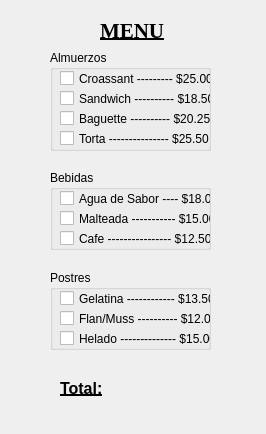
<?xml version="1.0" encoding="UTF-8"?>
<ui version="4.0">
 <class>Dialog</class>
 <widget class="QDialog" name="Dialog">
  <property name="geometry">
   <rect>
    <x>0</x>
    <y>0</y>
    <width>266</width>
    <height>434</height>
   </rect>
  </property>
  <property name="windowTitle">
   <string>Restaurante</string>
  </property>
  <widget class="QLabel" name="Titulo_Label">
   <property name="geometry">
    <rect>
     <x>100</x>
     <y>20</y>
     <width>71</width>
     <height>21</height>
    </rect>
   </property>
   <property name="font">
    <font>
     <family>Times New Roman</family>
     <pointsize>16</pointsize>
     <weight>75</weight>
     <bold>true</bold>
     <underline>true</underline>
    </font>
   </property>
   <property name="text">
    <string>MENU</string>
   </property>
  </widget>
  <widget class="QGroupBox" name="Bebidas">
   <property name="geometry">
    <rect>
     <x>50</x>
     <y>170</y>
     <width>161</width>
     <height>80</height>
    </rect>
   </property>
   <property name="title">
    <string>Bebidas</string>
   </property>
   <widget class="QCheckBox" name="AguaSabor">
    <property name="geometry">
     <rect>
      <x>10</x>
      <y>20</y>
      <width>151</width>
      <height>17</height>
     </rect>
    </property>
    <property name="text">
     <string>Agua de Sabor ---- $18.00</string>
    </property>
   </widget>
   <widget class="QCheckBox" name="Malteada">
    <property name="geometry">
     <rect>
      <x>10</x>
      <y>40</y>
      <width>151</width>
      <height>17</height>
     </rect>
    </property>
    <property name="text">
     <string>Malteada ----------- $15.00</string>
    </property>
   </widget>
   <widget class="QCheckBox" name="Cafe">
    <property name="geometry">
     <rect>
      <x>10</x>
      <y>60</y>
      <width>151</width>
      <height>17</height>
     </rect>
    </property>
    <property name="text">
     <string>Cafe ---------------- $12.50</string>
    </property>
   </widget>
  </widget>
  <widget class="QGroupBox" name="Postres">
   <property name="geometry">
    <rect>
     <x>50</x>
     <y>270</y>
     <width>161</width>
     <height>80</height>
    </rect>
   </property>
   <property name="title">
    <string>Postres</string>
   </property>
   <widget class="QCheckBox" name="Gelatina">
    <property name="geometry">
     <rect>
      <x>10</x>
      <y>20</y>
      <width>151</width>
      <height>17</height>
     </rect>
    </property>
    <property name="text">
     <string>Gelatina ------------ $13.50</string>
    </property>
   </widget>
   <widget class="QCheckBox" name="Flan">
    <property name="geometry">
     <rect>
      <x>10</x>
      <y>40</y>
      <width>151</width>
      <height>17</height>
     </rect>
    </property>
    <property name="text">
     <string>Flan/Muss ---------- $12.00</string>
    </property>
   </widget>
   <widget class="QCheckBox" name="Helado">
    <property name="geometry">
     <rect>
      <x>10</x>
      <y>60</y>
      <width>151</width>
      <height>17</height>
     </rect>
    </property>
    <property name="text">
     <string>Helado -------------- $15.00</string>
    </property>
   </widget>
  </widget>
  <widget class="QLabel" name="Precio_label">
   <property name="geometry">
    <rect>
     <x>60</x>
     <y>380</y>
     <width>51</width>
     <height>16</height>
    </rect>
   </property>
   <property name="font">
    <font>
     <family>Arial</family>
     <pointsize>12</pointsize>
     <weight>75</weight>
     <italic>false</italic>
     <bold>true</bold>
     <underline>true</underline>
    </font>
   </property>
   <property name="text">
    <string>Total:</string>
   </property>
  </widget>
  <widget class="QLabel" name="Precio_Outout">
   <property name="geometry">
    <rect>
     <x>120</x>
     <y>380</y>
     <width>101</width>
     <height>16</height>
    </rect>
   </property>
   <property name="font">
    <font>
     <pointsize>12</pointsize>
    </font>
   </property>
   <property name="text">
    <string/>
   </property>
  </widget>
  <widget class="QGroupBox" name="Almuerzos">
   <property name="geometry">
    <rect>
     <x>50</x>
     <y>50</y>
     <width>161</width>
     <height>101</height>
    </rect>
   </property>
   <property name="title">
    <string>Almuerzos</string>
   </property>
   <widget class="QCheckBox" name="Croassant">
    <property name="geometry">
     <rect>
      <x>10</x>
      <y>20</y>
      <width>151</width>
      <height>17</height>
     </rect>
    </property>
    <property name="text">
     <string>Croassant --------- $25.00</string>
    </property>
   </widget>
   <widget class="QCheckBox" name="Sandwich">
    <property name="geometry">
     <rect>
      <x>10</x>
      <y>40</y>
      <width>151</width>
      <height>17</height>
     </rect>
    </property>
    <property name="text">
     <string>Sandwich ---------- $18.50</string>
    </property>
   </widget>
   <widget class="QCheckBox" name="Baguette">
    <property name="geometry">
     <rect>
      <x>10</x>
      <y>60</y>
      <width>151</width>
      <height>17</height>
     </rect>
    </property>
    <property name="text">
     <string>Baguette ---------- $20.25</string>
    </property>
   </widget>
   <widget class="QCheckBox" name="Torta">
    <property name="geometry">
     <rect>
      <x>10</x>
      <y>80</y>
      <width>151</width>
      <height>17</height>
     </rect>
    </property>
    <property name="text">
     <string>Torta --------------- $25.50</string>
    </property>
   </widget>
  </widget>
 </widget>
 <resources/>
 <connections/>
</ui>
